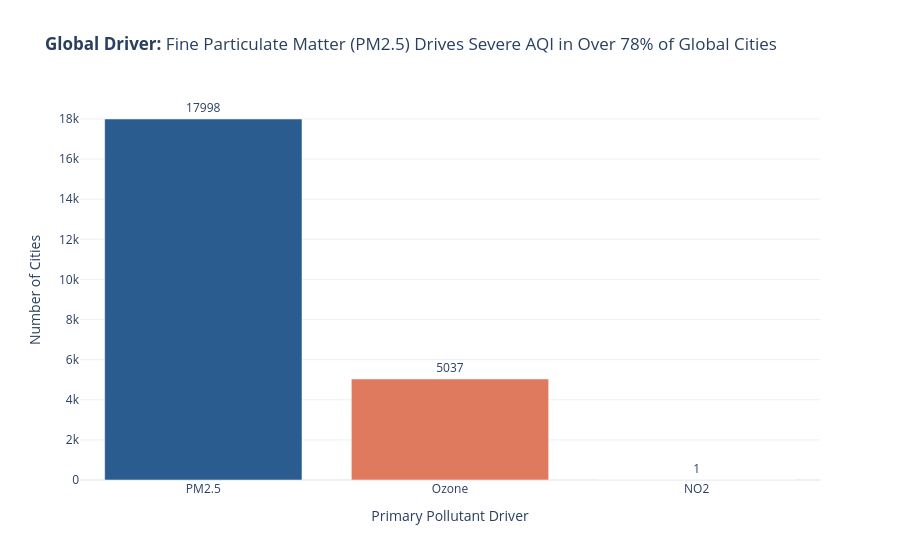

The code cell stored with this chart in its notebook:
### Code cell
# ==============================================================================
# CELL 2: Question 1
# Q1: Which specific pollutant is the primary driver of high AQI scores across global cities?
# ==============================================================================
q1_data = df['Primary_Pollutant'].value_counts().reset_index()
q1_data.columns = ['Pollutant', 'City_Count']

fig1 = px.bar(
    q1_data,
    x='Pollutant',
    y='City_Count',
    color='Pollutant',
    text='City_Count',
    title="<b>Global Driver:</b> Fine Particulate Matter (PM2.5) Drives Severe AQI in Over 78% of Global Cities",
    labels={'City_Count': 'Number of Cities', 'Pollutant': 'Primary Pollutant Driver'},
    color_discrete_map={'PM2.5': '#2b5c8f', 'Ozone': '#e07a5f', 'NO2': '#f4a261', 'CO': '#81b29a'},
    template='plotly_white'
)
fig1.update_traces(textposition='outside')
fig1.update_layout(showlegend=False)
fig1.show()

### Figure 1 — Plotly figure (JSON) as saved in the notebook; plotly's stock layout.template omitted (floating-point values rounded to 4 significant figures)
{"data": [{"hovertemplate": "Primary Pollutant Driver=%{x}<br>Number of Cities=%{text}<extra></extra>", "legendgroup": "PM2.5", "marker": {"color": "#2b5c8f", "pattern": {"shape": ""}}, "name": "PM2.5", "orientation": "v", "showlegend": true, "text": [18000.0], "textposition": "outside", "type": "bar", "x": ["PM2.5"], "xaxis": "x", "y": [17998], "yaxis": "y"}, {"hovertemplate": "Primary Pollutant Driver=%{x}<br>Number of Cities=%{text}<extra></extra>", "legendgroup": "Ozone", "marker": {"color": "#e07a5f", "pattern": {"shape": ""}}, "name": "Ozone", "orientation": "v", "showlegend": true, "text": [5037.0], "textposition": "outside", "type": "bar", "x": ["Ozone"], "xaxis": "x", "y": [5037], "yaxis": "y"}, {"hovertemplate": "Primary Pollutant Driver=%{x}<br>Number of Cities=%{text}<extra></extra>", "legendgroup": "NO2", "marker": {"color": "#f4a261", "pattern": {"shape": ""}}, "name": "NO2", "orientation": "v", "showlegend": true, "text": [1.0], "textposition": "outside", "type": "bar", "x": ["NO2"], "xaxis": "x", "y": [1], "yaxis": "y"}], "layout": {"barmode": "relative", "legend": {"title": {"text": "Primary Pollutant Driver"}, "tracegroupgap": 0}, "showlegend": false, "title": {"text": "<b>Global Driver:</b> Fine Particulate Matter (PM2.5) Drives Severe AQI in Over 78% of Global Cities"}, "xaxis": {"anchor": "y", "categoryarray": ["PM2.5", "Ozone", "NO2"], "categoryorder": "array", "domain": [0, 1], "title": {"text": "Primary Pollutant Driver"}}, "yaxis": {"anchor": "x", "domain": [0, 1], "title": {"text": "Number of Cities"}}}}
